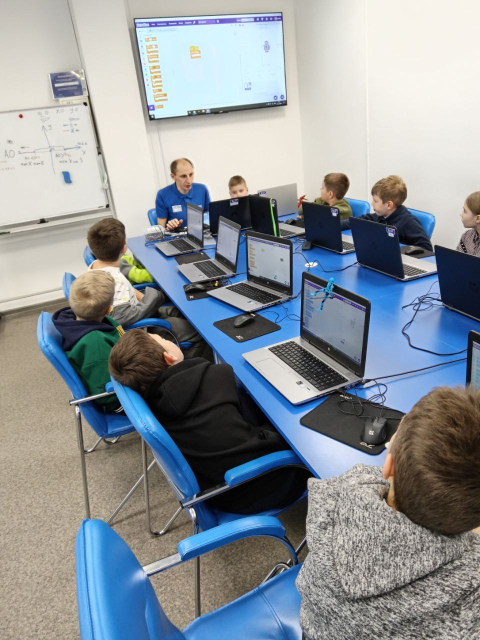
#> input picture temp_image.jpg, 960 x 1280 px (shown at 1/2 size)
$ python -i detectedBot.py   (imports and definitions only)
#> lines starting #> are read from the running program, lines starting #| are printed output that depends on the picture
import cv2

from telebot import TeleBot


# Инициализация бота
API_TOKEN = '6567440090:AAGC0oKTz-R9jKOxQUDmevEmvKc7r_RT8m0'
# [1 line that did not run here, left out]

# Путь к классификатору каскадов Хаара для обнаружения лиц


# Обработчик команды /start
# [3 lines that did not run here, left out]


# Обработчик фотографий
# [24 lines that did not run here, left out]

    # Удаляем временные файлы


def detect_faces(image_path):
    # Загружаем классификатор
#> called with image_path = 'temp_image.jpg'
    face_cascade = cv2.CascadeClassifier("./cascad/haarcascade_frontalface_default.xml")

    # Чтение изображения
    image = cv2.imread(image_path)
#> image is the input picture: shape (1280, 960, 3); mean B, G, R 153.9, 148.5, 141.7
    gray = cv2.cvtColor(image, cv2.COLOR_BGR2GRAY)
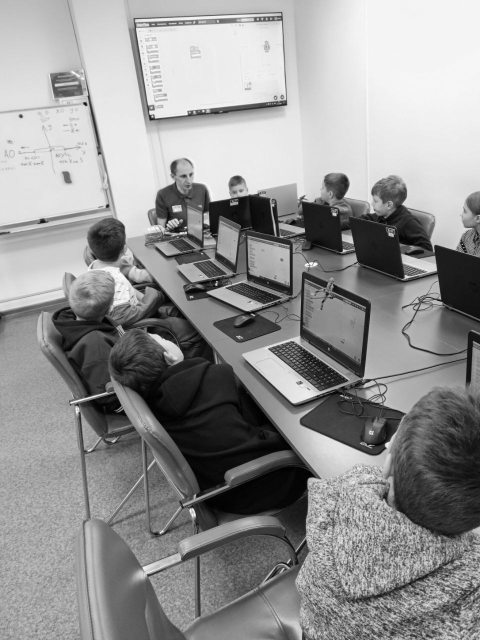
#> gray: shape (1280, 960) (shown at 1/2 size); min 0, max 255, mean 147.1

    # Обнаружение лиц
    faces = face_cascade.detectMultiScale(gray, scaleFactor=1.3, minNeighbors=9, minSize=(5, 5))
#> faces = ()

    # Отмечаем лица на изображении
    img = cv2.imread("./img/newYear.png")
    for (x, y, w, h) in faces:
        cv2.rectangle(image, (x, y), (x + w, y + h), (0, 255, 0), 2)
        img = cv2.resize(img,(w,h))
        image[y:y + h, x:x + w] = img
#> this loop made 0 passes
        # cv2.imshow(f"{x}img",image[y:y+h,x:x+w])


    # Сохраняем результат во временный файл
    result_path = 'result_image.jpg'
    cv2.imwrite(result_path, image)

    return result_path, len(faces)
# Запуск бота
# [1 line not run here, left out]

>>> result = detect_faces('temp_image.jpg')
#> result = ('result_image.jpg', 0)
